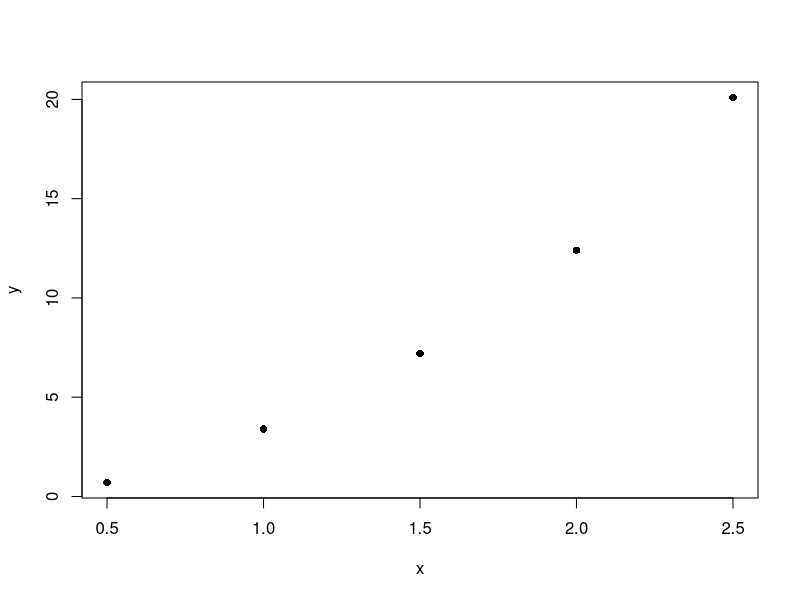

Write R code to recreate this figure.
# Example of how to plot points inside of R

#Sample Data Points Assigned to Two Variables
x <- c(.5, 1, 1.5, 2, 2.5)
y <- c(.7, 3.4, 7.2, 12.4, 20.1)

#Plot Function, (Note: pch refers to the type of dot formed)
plot(x, y, pch = 16, col = "black")